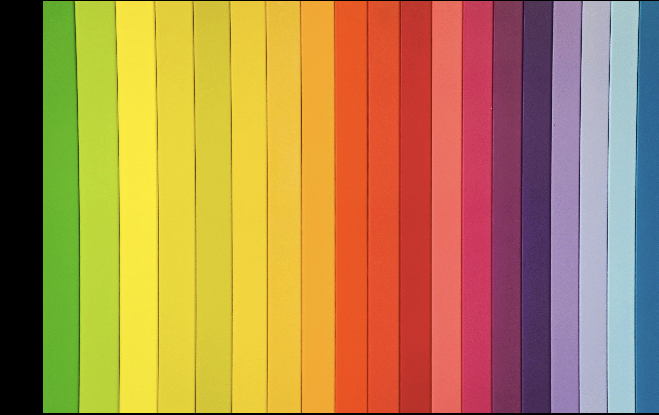
#> input picture opencvFirst/img/color_line.png, 659 x 415 px
$ python _02_imgprop.py
#> lines starting #> are read from the running program, lines starting #| are printed output that depends on the picture
import cv2
import matplotlib.pyplot as plt

# Load the image
img = cv2.imread('./img/color_line.png')
#> img is the input picture: shape (415, 659, 3); mean B, G, R 78.7, 136.3, 175.8

print(f'Image shape: {img.shape}')
#| Image shape: (415, 659, 3)
print(f'Image size: {img.size}')
#| Image size: 820455

pixal_val = img[100,100]
#> pixal_val = [59, 214, 188]
print(f'Pixel value at (10000,100): {pixal_val}')
#| Pixel value at (10000,100): [ 59 214 188]

# lets make 1/4 part black
for i in range(img.shape[0]//2):
    for j in range(img.shape[1]//2):
        img[i,j] = [0,0,0]
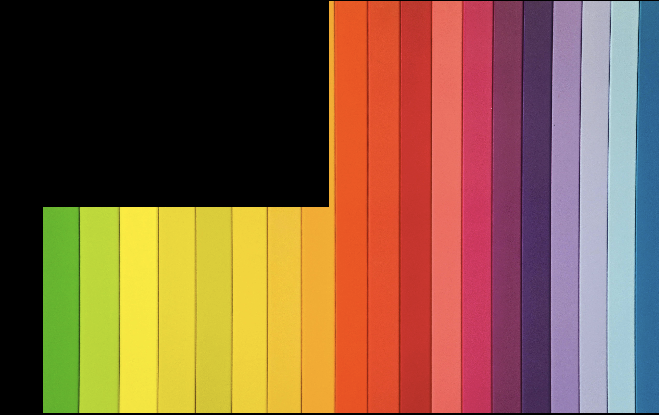
#> img: shape (415, 659, 3); mean B, G, R 66.2, 93.1, 130.4

# close all the windows
cv2.imshow('Image', img)
cv2.waitKey(0)
cv2.destroyAllWindows()

$ run again, with opencvFirst/img/face.png copied over opencvFirst/img/color_line.png
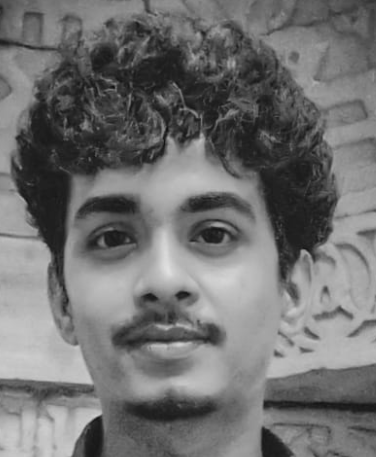
#> input picture opencvFirst/img/face.png, 376 x 457 px
#> img is the input picture: shape (457, 376, 3); mean B, G, R 112.7, 112.7, 112.7
#| Image shape: (457, 376, 3)
#| Image size: 515496
#> pixal_val = [61, 61, 61]
#| Pixel value at (10000,100): [61 61 61]
#> after the loop `for i in range(img.shape[0]//2):`:
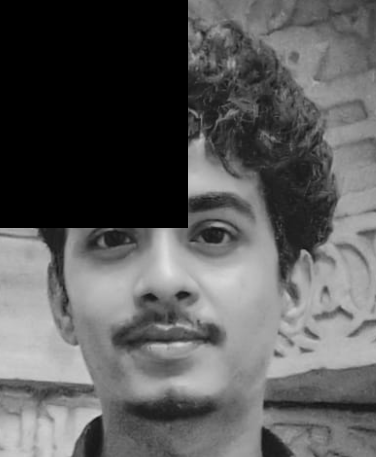
#> img: shape (457, 376, 3); mean B, G, R 90.8, 90.8, 90.8

$ run again, with opencvFirst/img/img1.png copied over opencvFirst/img/color_line.png
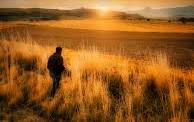
#> input picture opencvFirst/img/img1.png, 194 x 122 px
#> img is the input picture: shape (122, 194, 3); mean B, G, R 33, 91.6, 149.8
#| Image shape: (122, 194, 3)
#| Image size: 71004
#> pixal_val = [15, 83, 142]
#| Pixel value at (10000,100): [ 15  83 142]
#> after the loop `for i in range(img.shape[0]//2):`:
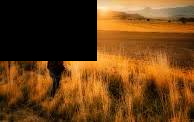
#> img: shape (122, 194, 3); mean B, G, R 21.6, 64.6, 108
